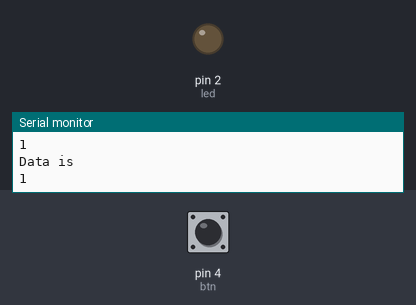
A sketch run on a simulated Arduino Uno, built with avr-gcc and run on an emulated ATmega328P. Shown: output pins drawn as LEDs (lit = HIGH), the last lines printed to the serial monitor. The inputs (shaded band) are chosen by the test bench; at power-on: pin 4 (btn) HIGH.

Above: at 2.8 s.
2.9 s: pin 4 (btn) pulled LOW for 1.2 s
At 3.9 s:
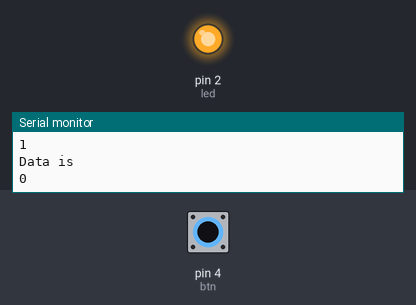
6.5 s: pin 4 (btn) pulled LOW for 3.2 s
At 10.5 s:
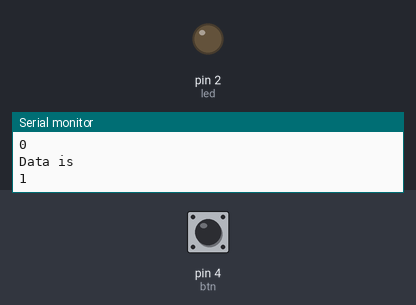
Timing chart, 0 to 12.0 s (numbered marks = the images above; inputs shaded):
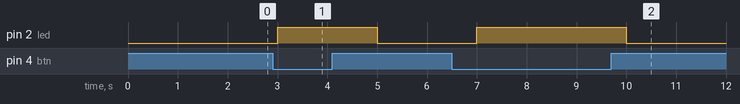

The sketch:

sketch_oct02b.ino
```cpp
int led = 2;
int btn = 4;


void setup() {
  pinMode(led,OUTPUT);
  pinMode(btn,INPUT_PULLUP);
  Serial.begin(9600);
  // put your setup code here, to run once:

}

void loop() {
  int data = digitalRead(btn);
  Serial.println("Data is");
  Serial.println(data);
  if(data==0){
    digitalWrite(led,HIGH);
  }else{
    digitalWrite(led,LOW);
  }
  delay(1000);
  // put your main code here, to run repeatedly:

}
```

Measured:
- after the input at 2.9 s, pin 2 (led): LOW → HIGH after 0.10 s, → LOW 2.0 s later
- after the input at 6.5 s, pin 2 (led): LOW → HIGH after 0.50 s, → LOW 3.0 s later
